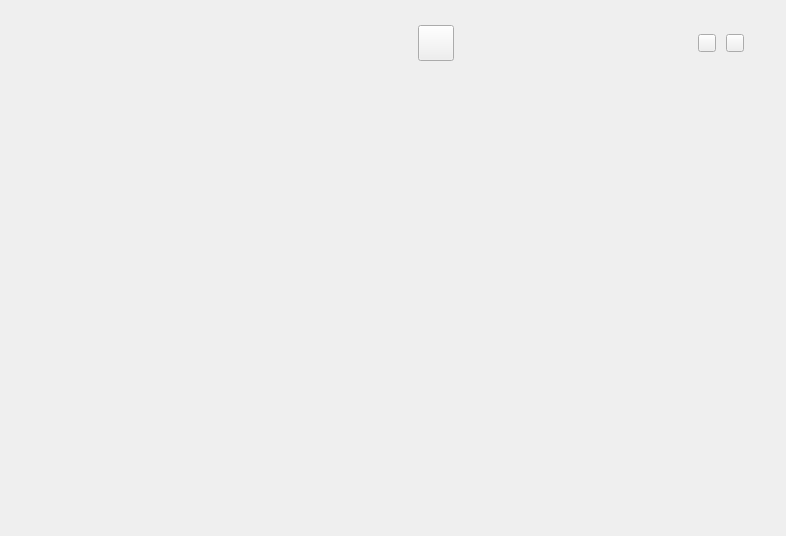
<?xml version="1.0" encoding="UTF-8"?>
<ui version="4.0">
 <class>NetTesting</class>
 <widget class="QMainWindow" name="NetTesting">
  <property name="geometry">
   <rect>
    <x>0</x>
    <y>0</y>
    <width>786</width>
    <height>536</height>
   </rect>
  </property>
  <property name="windowTitle">
   <string>MainWindow</string>
  </property>
  <widget class="QWidget" name="centralwidget">
   <property name="styleSheet">
    <string notr="true">image: url(:/uiresource/OVC-win-nettest.png);</string>
   </property>
   <widget class="QPushButton" name="btn_back">
    <property name="geometry">
     <rect>
      <x>418</x>
      <y>25</y>
      <width>36</width>
      <height>36</height>
     </rect>
    </property>
    <property name="styleSheet">
     <string notr="true">QPushButton:!hover {
border-image: url(:/uiresource/icon-back.png);
image: url(:/uiresource/icon-back.png);
}
QPushButton:hover:!pressed {
border-image: url(:/uiresource/icon-back hover.png);
image: url(:/uiresource/icon-back hover.png);
}
QPushButton:hover:pressed {
border-image: url(:/uiresource/icon-back.png);
image: url(:/uiresource/icon-back.png);
}
</string>
    </property>
    <property name="text">
     <string/>
    </property>
   </widget>
   <widget class="QPushButton" name="btn_min">
    <property name="geometry">
     <rect>
      <x>698</x>
      <y>34</y>
      <width>18</width>
      <height>18</height>
     </rect>
    </property>
    <property name="styleSheet">
     <string notr="true">QPushButton:!hover{
border-image: url(:/uiresource/icon-min default.png);
image: url(:/uiresource/icon-min default.png);
}

QPushButton:hover:!pressed {
border-image: url(:/uiresource/icon-min hover.png);
image: url(:/uiresource/icon-min hover.png);
}

QPushButton:hover:pressed{
border-image: url(:/uiresource/icon-min default.png);
image: url(:/uiresource/icon-min default.png);
}</string>
    </property>
    <property name="text">
     <string/>
    </property>
   </widget>
   <widget class="QPushButton" name="btn_close">
    <property name="geometry">
     <rect>
      <x>726</x>
      <y>34</y>
      <width>18</width>
      <height>18</height>
     </rect>
    </property>
    <property name="styleSheet">
     <string notr="true">QPushButton:!hover{
border-image: url(:/uiresource/icon-close default.png);
image: url(:/uiresource/icon-close default.png);
}

QPushButton:hover:!pressed {
border-image: url(:/uiresource/icon-close hover.png);
image: url(:/uiresource/icon-close hover.png);
}

QPushButton:hover:pressed{
border-image: url(:/uiresource/icon-close default.png);
image: url(:/uiresource/icon-close default.png);
}</string>
    </property>
    <property name="text">
     <string/>
    </property>
   </widget>
   <widget class="QLabel" name="lb_status">
    <property name="geometry">
     <rect>
      <x>540</x>
      <y>190</y>
      <width>83</width>
      <height>83</height>
     </rect>
    </property>
    <property name="styleSheet">
     <string notr="true">image: url(:/uiresource/edit5.png);</string>
    </property>
    <property name="text">
     <string/>
    </property>
   </widget>
  </widget>
 </widget>
 <resources/>
 <connections/>
</ui>
